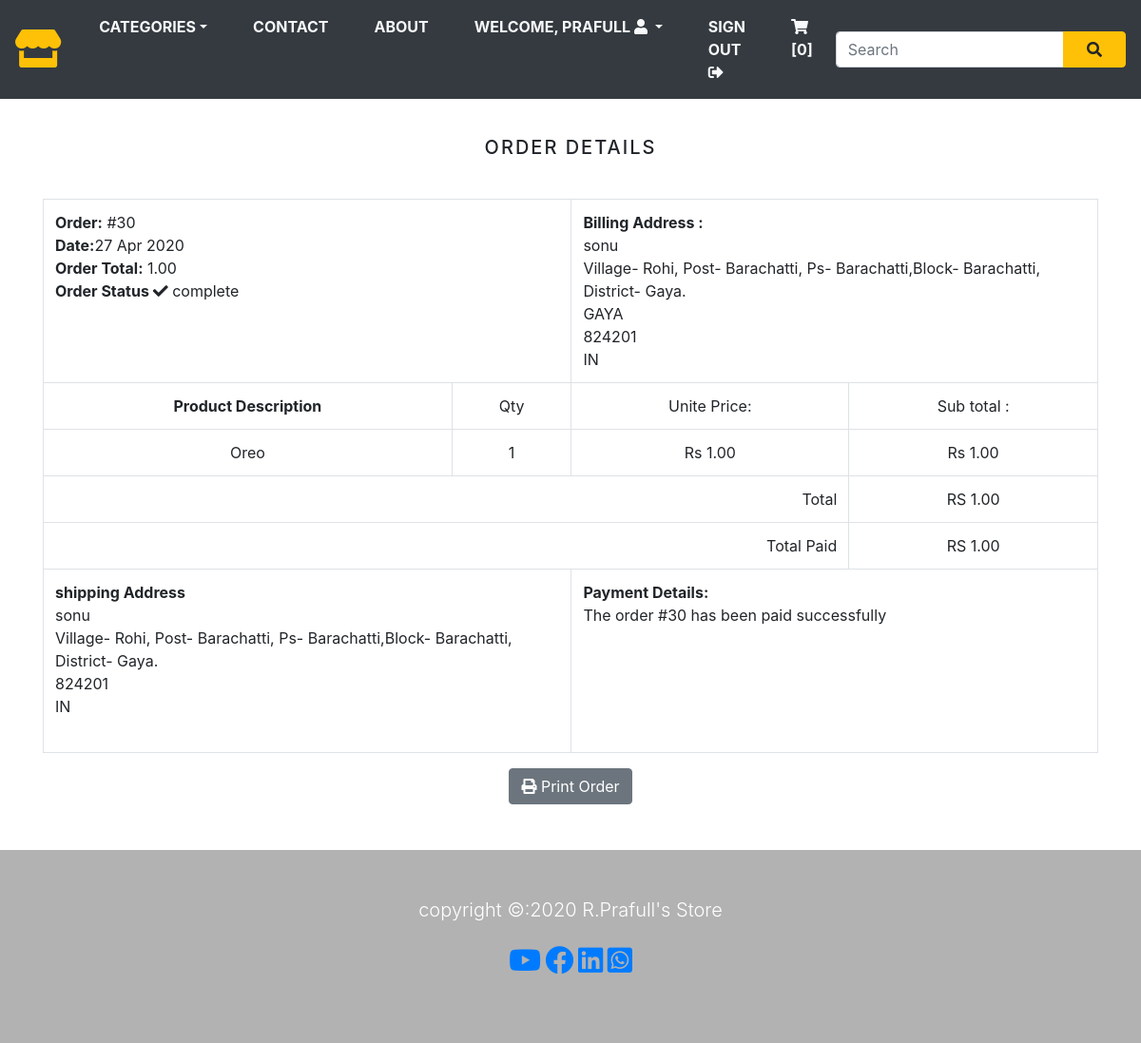
The page /order/30 (signed in) on the database its author committed.
### store/models.py (models this page shows, shortened)
class Order(models.Model):
    token = models.CharField(max_length=250, blank=True)
    total = models.DecimalField(max_digits=10, decimal_places=2,verbose_name='USD Order Total')
    emailAddress = models.EmailField(max_length=100,blank=True,verbose_name='email Address')
    created = models.DateTimeField(auto_now_add=True)
    billingName = models.CharField(max_length=250, blank=True)
    billingAddress1 = models.CharField(max_length=250, blank=True)
    billingCity = models.CharField(max_length=250, blank=True)
    billingPost = models.CharField(max_length=250, blank=True)
    billingCountry = models.CharField(max_length=250, blank=True)
    shippingName = models.CharField(max_length=250, blank=True)
    shippingAddress1 = models.CharField(max_length=250, blank=True)
    shippingCity = models.CharField(max_length=250, blank=True)
    shippingPost = models.CharField(max_length=250, blank=True)
    shippingCountry = models.CharField(max_length=250, blank=True)
    class Meta:
        db_table ='Order'
        ordering =['-created']

class OrderItem(models.Model):
    product = models.CharField(max_length=250)
    quantity = models.IntegerField()
    price = models.DecimalField(max_digits=10,decimal_places=2,verbose_name ='USD price')
    order = models.ForeignKey(Order, on_delete= models.CASCADE)
    class Meta:
        db_table = 'OrderItem'
    def sub_total(self):
        return self.quantity * self.price

### store/views.py (the view)
# urls.py: path('order/<int:order_id>',views.vieworder,name='order_detail'),
@login_required(redirect_field_name='next', login_url='signin')
def vieworder(request, order_id):
    if request.user.is_authenticated:
        email = str(request.user.email)
        order = Order.objects.get(id=order_id, emailAddress=email)
        order_items = OrderItem.objects.filter(order = order)
    return render(request, 'order_detail.html', {'order':order, 'order_items':order_items})

### store/context_processors.py (called while the page is built)
def counter(request):
    item_count = 0
    if 'admin' in request.path:
        return {}
    else:
        try:
            cart =Cart.objects.filter(cart_id = _cart_id(request))
            cart_items = CartItem.objects.all().filter(cart=cart[:1])
            for cart_item in cart_items:
                item_count += cart_item.quantity
        except Cart.DoesNotExist:
            item_count = 0
    return dict(item_count=item_count)

def menu_link(request):
    links = Category.objects.all()
    return dict(links=links)

### store/models.py (called while the page is built)
    def get_url(self):
        return reverse('products_by_category',args=[self.slug])

### store/views.py (called while the page is built)
def _cart_id(request):
    cart =request.session.session_key
    if not cart:
        cart = request.session.create()
    return cart

### store/templates/order_detail.html (shortened to what this page needs)
{% extends 'base.html' %}
{% load static %}
{% block content %}
<div class="container">
<div class="text-center">
  <br>
  <h1 class="text-center product_title">
    Order Details
  </h1>
  <br>
  <table class="table table-bordered">
    <tr>
      <td class="text-left" colspan="2">
         <b>Order:</b> #{{ order.id }}<br>
         <b> Date:</b>{{ order.created|date:"d M Y" }}<br>
         <b>Order Total:</b> {{ order.total }}<br>
         <b>Order Status </b><i class="fas fa-check"></i> complete
      </td>
      <td class="text-left" colspan="2">
        <b>Billing Address :</b><br>
        {{ order.billingName }} <br>
        {{ order.billingAddress1 }}<br>
        {{ order.billingCity }}<br>
        {{ order.billingPost }}<br>
        {{ order.billingCountry }}<br>
      </td>
    </tr>
    <tr>
      <td><b>Product Description</b></td>
        <td>Qty</td>
        <td>Unite Price:  </td>
        <td> Sub total :</td>
      </tr>
      {% for item in order_items  %}
        <tr>
          <td>{{ item.product }}</td>
          <td>{{ item.quantity }}</td>
          <td>Rs {{ item.price }}</td>
          <td>Rs {{ item.sub_total }}</td>
        </tr>
      {% endfor %}
      <tr>
        <td class="text-right" colspan="3">Total</td>
        <td>RS {{ order.total }}</td>
      </tr>
      <tr>
        <td class="text-right" colspan="3">Total Paid</td>
        <td> RS {{ order.total }}</td>
      </tr>
      <tr>
        <td class="text-left" colspan="2">
    <b>shipping Address</b><br>
    {{ order.shippingName }}<br>
      {{ order.shippingAddress1 }}<br>
        {{ order.shippingPost }}<br>
          {{ order.shippingCountry }}<br>
            <br>
        </td>
        <td class="text-left" colspan="2">
        <b>Payment Details:</b><br>
        The order #{{ order.id }} has been paid successfully
      </td>
      </tr>
  </table>
  <button class="btn btn-secondary" onclick="window.print()"><i class="fas fa-print"></i>
  Print Order </button>
</div><br><br>
</div>
{% endblock %}

### store/templates/navbar.html (shortened to what this page needs)
<nav class="navbar navbar-expand-md  navbar-light bg-dark navbar-static-top ">
  <a href="/" class="navbar-brand"><i class="fas fa-store text-warning fa-2x"></i></a>
  <div class="collapse navbar-collapse justify-content-between" id="nav">
<ul class="navbar-nav">
    <li class="nav-item dropdown"><a class="nav-link text-light text-uppercase font-weight-bold px-4 dropdown-toggle " href=""
      data-toggle="dropdown">categories</a>
    </li>
    <li class="nav-item"><a href="https://www.facebook.com"class ="nav-link text-light text-uppercase font-weight-bold px-4"href="">Contact</a></li>
    <li class="nav-item"><a class="nav-link text-light text-uppercase font-weight-bold px-4" href="">About</a></li>
     {% if request.user.is_authenticated and request.user.first_name %}
     <li class="nav-item dropdown">
       <span class="nav-link text-light text-uppercase font-weight-bold px-4 dropdown-toggle"   data-toggle="dropdown" >
         Welcome, {{request.user.first_name }} <i class="fas fa-user circle"></i>
       </span>
       </li>
       <li class="nav-item">
         <a class="nav-link text-light text-uppercase font-weight-bold px-4" href="{% url 'signout' %}" >
           Sign Out <i class="fas fa-sign-out-alt "></i>
         </a></li>
       {% endif %}
    <li class="nav-item">
  <a class="nav-link text-light text-uppercase font-weight-bold px-4" href="{% url 'cart_detail' %}">
    <i class="fas fa-shopping-cart "></i> [{{item_count}}]
    </a>
  </li>
  </ul>
  <form class="form-inline" action="/search/", method="GET">
<div class="input-group">
  <input type="text" name="name" class="form-control" placeholder="Search">
  <div class="input-group-append">
    <button type="submit" name="button" class="btn btn-warning px-4"><i class="fas fa-search"></i></button>
  </div>
  </div>
  </form>
    </div>
</nav>

### store/static/css/base.css (style rules this page uses)
body { background:#f3f3f3; }
.product_title { font-size: 20px; text-transform:uppercase; letter-spacing:.1em; padding-top: 15px; padding-bottom: 10px; }

### rows shown on the page
Order: id "30", created "27 Apr 2020", total "1.00", billingName "sonu", billingAddress1 "Village- Rohi, Post- Barachatti, Ps- Barachatti,Block- Barachatti, District- Gaya.", billingCity "GAYA", billingPost "824201", billingCountry "IN", shippingName "sonu", shippingAddress1 "Village- Rohi, Post- Barachatti, Ps- Barachatti,Block- Barachatti, District- Gaya.", shippingPost "824201", shippingCountry "IN"
OrderItem: product "Oreo", quantity "1", price "1.00", sub_total "1.00"

### other values the page prints
{{ request.user.first_name }} "PRAFULL"
{{ item_count }} "0"
